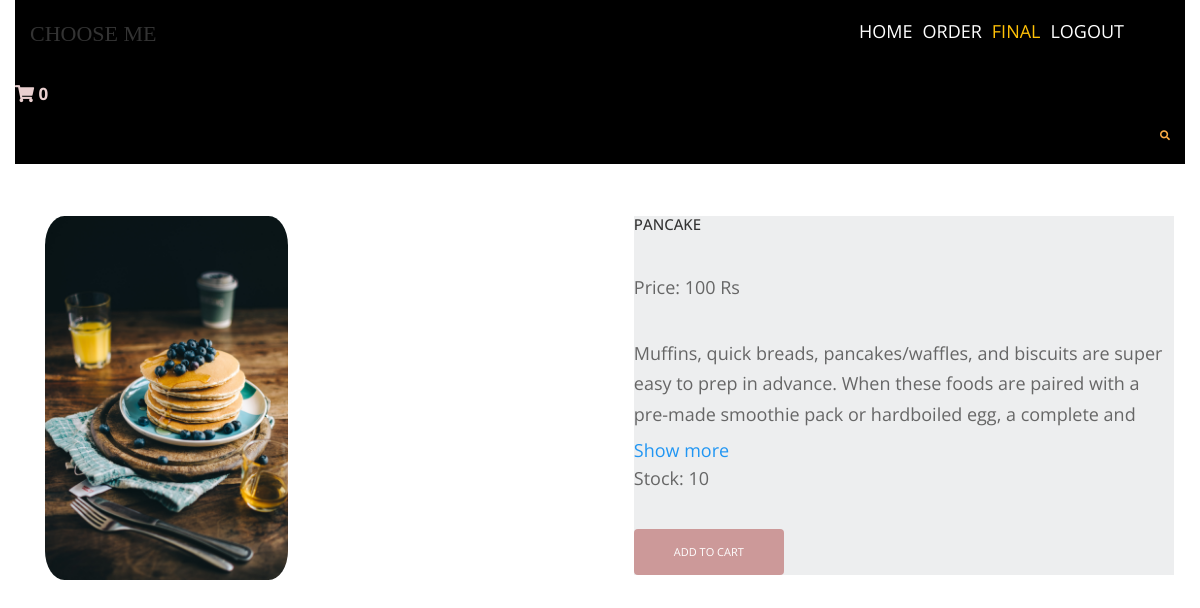
Before: /breakfast/pancake (signed in) with the older database file.
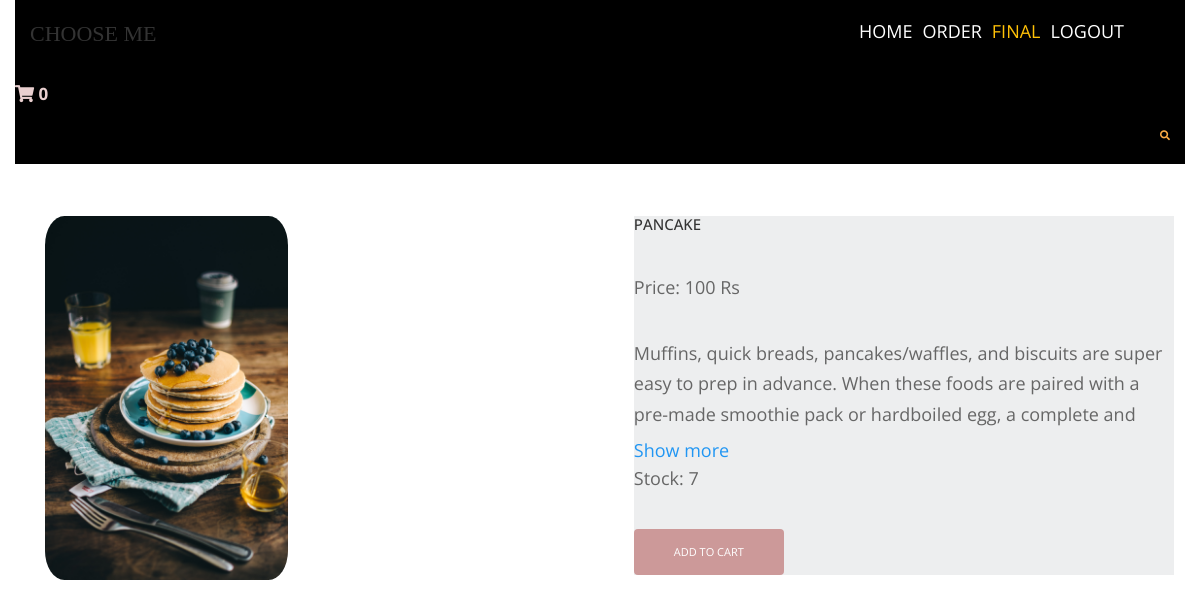
After: the same page with the newer database file.
### shop/models.py (models this page shows, shortened)
class products(models.Model):
    name = models.CharField(max_length=250, unique=True)
    slug = models.SlugField(max_length=250, unique=True)
    img= models.ImageField(upload_to='products')
    desc=models.TextField()
    stock=models.IntegerField()
    available=models.BooleanField()
    price=models.IntegerField()
    category=models.ForeignKey(catlog,on_delete=models.CASCADE)

### shop/views.py (the view)
# urls.py: path('<slug:c_slug>/<slug:product_slug>', views.prodDetails, name='itemdetails'),
@login_required(login_url='login')
def prodDetails(request,c_slug,product_slug):
    try:
        prod=products.objects.get(category__slug=c_slug,slug=product_slug)
    except Exception as e:
        raise e
    return render(request,'item.html',{'pr':prod})

### cart/context_processor.py (called while the page is built)
def count(request):
    item_count = 0
    order_count = 0
    if 'admin' in request.path:
        return {}
    try:
        if request.user.is_authenticated:
            cart = cartlist.objects.filter(cart_id=c_id(request))
            items_in_cart = items.objects.filter(cart=cart[:1])
            item_count = sum(item.quan for item in items_in_cart)
            order_count = Order.objects.filter(user=request.user).count()
    except cartlist.DoesNotExist:
        pass
    return {'itc': item_count, 'order_count': order_count}

### cart/views.py (called while the page is built)
def c_id(request):
    ct_id=request.session.session_key
    if not ct_id:
        ct_id=request.session.create()
    return ct_id

### template/item.html (shortened to what this page needs)
{% extends 'base.html' %}
{% load static %}
{% block content %}
<html lang="en">
<head>
    <link rel="stylesheet" href="https://maxcdn.bootstrapcdn.com/bootstrap/3.4.1/css/bootstrap.min.css">
    <link href="{% static 'pr/fontawesome/css/all.min.css" rel="stylesheet" />
    <link href="{% static 'pr/css/templatemo-comparto.css" rel="stylesheet" />
</head>
<body>
    <br><br>
    <section class="tm-mb-1" id="about">
        <div class="tm-row tm-about-row col-md-12 b ">
            <div class="tm-section-1-l col-md-6 image-container ">
                <img src="{{ pr.img.url }}" alt="Product Image"  class="product-img d-flex tm-img-responsive  " style="width: 45%; border-radius: 8%">
            </div>
            <div class="col-md-6">
                <article class=" tm-bg-color-8">
                    <h2 class="tm-mb-2 tm-title-color">{{ pr.name }}</h2>
                    <p>Price: {{ pr.price }} Rs</p>
                    <div class="content-description">
                        <p>{{ pr.desc }}</p>
                    </div>
                    <span  class="show-more-btn"  onclick="toggleContent()" >Show more</span>
                    <br>
                    <p>Stock: {{ pr.stock }}</p>
                    {% if pr.stock <= 0 %}
                        <h2 style="color:red;">Sorry, no stock left.</h2>
                    {% else %}
                        <a href="{% url 'add_cart' pr.id %}" class="tm-btn tm-btn-1 btn btn-danger tm-link-to-services">Add to cart</a>
                    {% endif %}
                </article>
            </div>
        </div>
    </section>
</body>
</html>
{% endblock %}

### template/base.html (shortened to what this page needs)
{% load static %}
<html lang="">
<head>
    <link rel="stylesheet" href="https://maxcdn.bootstrapcdn.com/bootstrap/3.4.1/css/bootstrap.min.css">
    <link rel="stylesheet" href="https://cdn.jsdelivr.net/npm/bootstrap@4.0.0/dist/css/bootstrap.min.css">
    <link rel="stylesheet" href="https://cdnjs.cloudflare.com/ajax/libs/font-awesome/5.13.1/css/all.min.css" />
<link href="{% static 'hm/layout/styles/layout.css' %}" rel="stylesheet" type="text/css" media="all">
<link href="{% static 'hm/layout/styles/profile.css' %}" rel="stylesheet" type="text/css" media="all">
</head>
<body id="top">
<div class="bgded overlay" style="background-image:url('/static/hm/images/demo/backgrounds/bg-body.jpg');">
  <div class="wrapper row1">
    <header id="header" class="hoc clear">
        <div id="logo" class="fl_left">
          <h1 style="font-family:Fantasy"><a href="/">Choose Me</a></h1>
        </div>
      <nav class="navbar navbar-expand-lg navbar-dark fl_right" >
        <div class="container-fluid">
          <div class="collapse navbar-collapse" id="navbarNav">
            <ul class="navbar-nav ms-auto">
              <li class="nav-item active">
                <a class="nav-link" href="{% url 'home' %}">HOME</a>
              </li>
              {% if user.is_authenticated %}
             <li class="nav-item active">
                <a class="nav-link" href="{% url 'orders' %}">ORDER</a>
              </li>
              <li class="nav-item">
                <a class="nav-link" href="{% url 'profile' %}">  <span class="text-warning">{{ user.username|upper }}</span></a>
              </li>
              <li class="nav-item active">
                <a class="nav-link" href="{% url 'logout' %}">LOGOUT</a>
              </li>
              {% endif %}
            </ul>
          </div>
        </div>
      </nav>
    </header>
  </div>
  </div>
  {% if user.is_authenticated %}
      <div class="wrapper row0  " style="background-color: black;">
        <a href="{% url 'cart_details' %}">
        <span class="price" style="color: #e9cfcf; font-size: 17px;">
          <i class="fa fa-shopping-cart"></i>
          <b>{{ itc }}</b>
      </span></a>
          <div id="topbar" class="hoc clear">
            <div class="fl_right">
              <ul class="nospace">
                <li id="searchform">
                </li>
              </ul>
            </div>
          </div>
        </div>
  {% endif %}
  {% block content %}
  {% endblock %}
  </body>
  </html>

### static/hm/layout/styles/layout.css (style rules this page uses)
.row1 { border-width:1px 0; }
#topbar { padding:20px 0; font-size:.8rem; text-transform:uppercase; }
#topbar ul li { display:inline-block; margin-right:15px; }
#topbar ul li:last-child { margin-right:0; padding-right:0; border-right:none; }
#topbar #searchform { position:relative; line-height:1; z-index:9999; }
#topbar #searchform::after { display:block; height:18px; line-height:18px; padding:0; font-family:"Font Awesome\ 5 Free"; font-weight:900; font-size:1rem; content:"\f002"; }
#topbar #searchform ::placeholder { text-transform:capitalize; }
#header #logo { margin:22px 0 0 0; }
#header #logo h1 { margin:0; padding:0; font-size:2.2rem; text-transform:uppercase; }
*, *::before, *::after { transition:all .3s ease-in-out; }
nav ul, nav ol { margin:0; padding:0; list-style:none; }
body { color:#A5A6AA; background-color:#1C1D21; }
a { color:#FBAB45; }
.overlay { color:#FFFFFF; background-color:inherit; }
.overlay::after { color:inherit; background-color:rgba(0,0,0,.55); }
.btn, .btn.inverse:hover { color:#FFFFFF; background-color:#FBAB45; border-color:#FBAB45; }
.row1 { border-color:rgba(255,255,255,.3); }
#topbar #searchform { color:#FBAB45; }
#header #logo h1 a { color:inherit; }
@media screen and (min-width:1140px) { .hoc { max-width:1140px; } }

### static/hm/layout/styles/profile.css (style rules this page uses)
body { margin-top:20px; color: #9b9ca1; }

### static/pr/css/templatemo-comparto.css (style rules this page uses)
*, *::before, *::after { box-sizing: border-box; outline: none; }
ul, h1, h2, h3, h4, p, figure { padding: 0; margin: 0; }
body { font-family: 'Open Sans', Arial, sans-serif; font-size: 18px; overflow-x: hidden; padding-left: 15px; padding-right: 15px; margin: 0; }
h2 { font-size: 1.5rem; }
a { transition: all 0.3s ease; text-decoration: none; }
p { color: #666; line-height: 1.7; margin-bottom: 35px; }
h1, h2, h3, h4, h5, h6 { color: #333; }
.container-fluid { max-width: 1210px; margin-left: auto; margin-right: auto; }
.tm-mb-1 { margin-bottom: 20px; }
.tm-mb-2 { margin-bottom: 40px; }
.tm-bg-color-8 { background-color: #EDEEEF; }
.tm-img-responsive { max-width: 100%; height: auto; }
.tm-section-1-l { width: 57.85%; margin-right: 1.65%; }
.tm-row { display: flex; }
.tm-btn { display: inline-block; padding: 15px 40px; font-size: 1.1rem; border: none; background-color: #CC9999; color: white; }
a { color: #666; }

### static/hm/layout/styles/framework.css (style rules this page uses)
html { overflow-y:scroll; overflow-x:hidden; }
*, *::before, *::after { box-sizing:border-box; }
.nospace { margin:0; padding:0; list-style:none; }
.overlay { position:relative; z-index:1; }
.overlay::after { display:block; position:absolute; top:0; left:0; width:100%; height:100%; content:""; z-index:-1; }
.bgded { background-position:top center; background-repeat:no-repeat; background-size:cover; }
.btn { display:inline-block; padding:8px 18px 10px; text-transform:uppercase; border:1px solid; }
.clear, .group { display:block; }
.clear::before, .clear::after, .group::before, .group::after { display:table; content:""; }
.clear, .clear::after, .group, .group::after { clear:both; }
a { outline:none; text-decoration:none; }
.fl_left, .imgl { float:left; }
.fl_right, .imgr { float:right; }
img { width:auto; max-width:100%; height:auto; margin:0; padding:0; border:none; line-height:normal; vertical-align:middle; }
body, input, textarea, select { font-family:Verdana, Geneva, sans-serif; }
h1, h2, h3, h4, h5, h6, .heading { font-family:Georgia, "Times New Roman", Times, serif; }
::placeholder { opacity:1; }
h1, h2, h3, h4, h5, h6, .heading { margin:0 0 20px 0; font-size:1.4rem; line-height:normal; font-weight:normal; text-transform:uppercase; }
.wrapper { display:block; position:relative; width:100%; margin:0; padding:0; text-align:left; word-wrap:break-word; }
.hoc { display:block; margin:0 auto; }
address, article, aside, figcaption, figure, footer, header, main, nav, section { display:block; margin:0; padding:0; }

### template/item.html (style rules this page uses)
.content-description { max-height: 100px; overflow: hidden; text-overflow: ellipsis; }
.show-more-btn { cursor: pointer; color: #2196F3; }

Changed rows visible on the page:
changed products "PANCAKE": stock "10" → "7"
